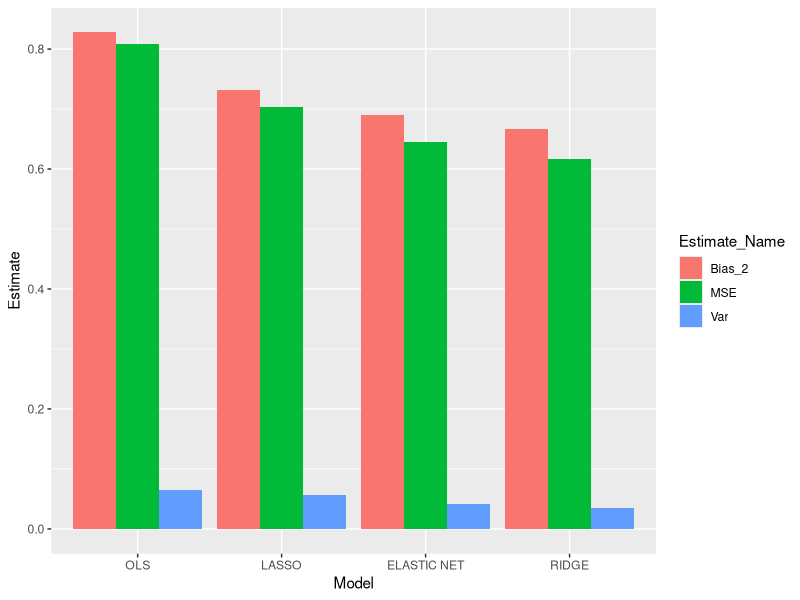
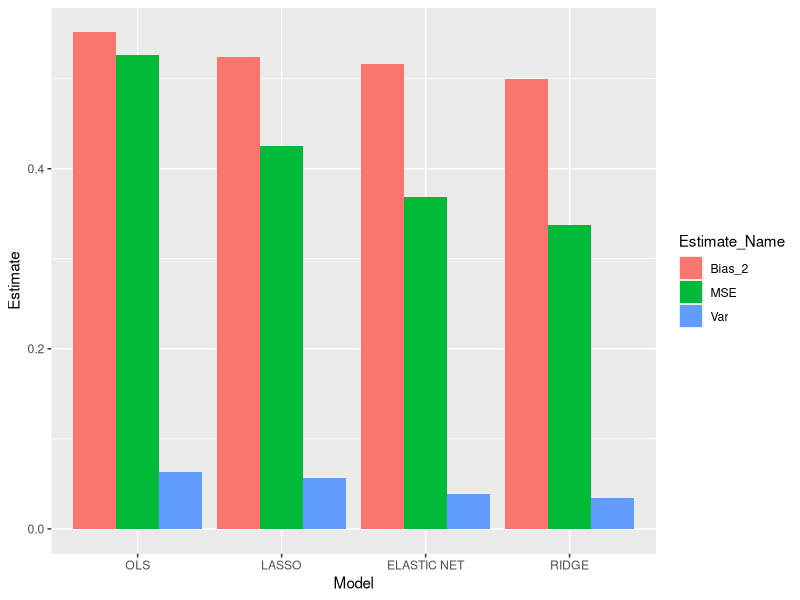
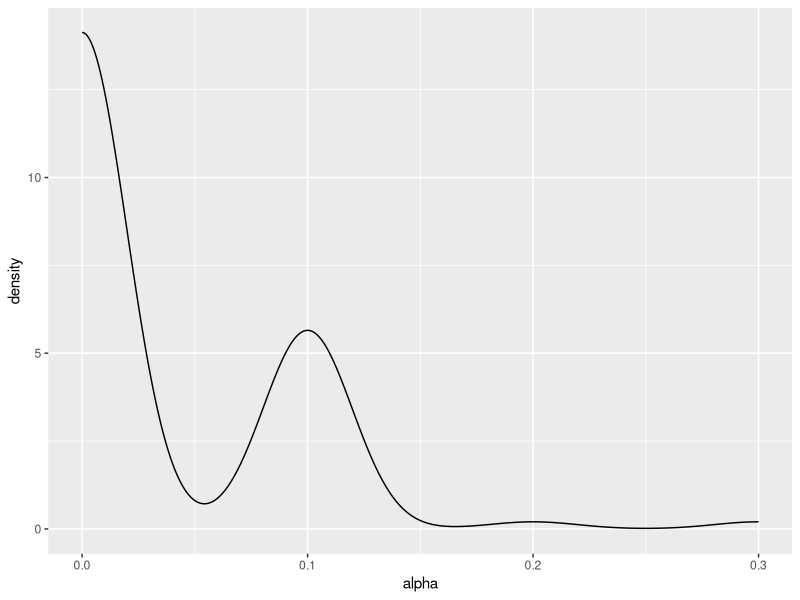
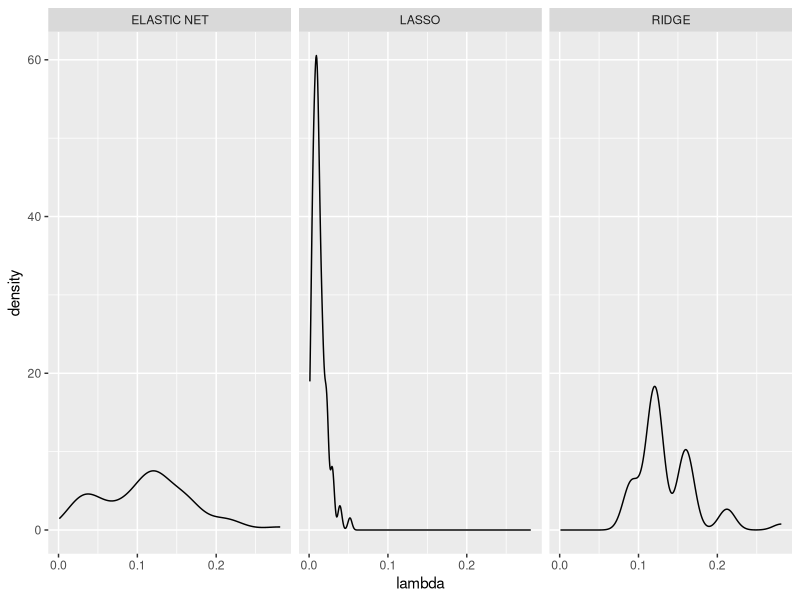

Recreate these plots in R, in order.
## ---- chunk 1
library(dplyr)
library(tibble)
library(MASS) 
library(Metrics)
library(tidyr)
library(caret)
library(readr)
## ---- chunk 2
simulation_all<-read_csv("simulation_all.csv")
## ---- chunk 3
bias<-simulation_all%>%
  mutate(Coefficient_Means = rowMeans(.[4:103]))%>%
  mutate(Bias = Coefficient_Means - betas)%>%
  dplyr::select(c(Model, Coefficient, Bias, Coefficient_Means, betas))

simulation_all_long<-
  gather(simulation_all, Simulation, Estimate, simulation_1:simulation_100)

MSE<-simulation_all_long%>%
  mutate(diff = (Estimate - betas)^2)%>%
  group_by(Model, Coefficient)%>%
  summarize(MSE = mean(diff))

var<-simulation_all_long%>%
  group_by(Model, Coefficient)%>%
  mutate(mean_Estimate = mean(Estimate))%>%
  mutate(diff = (Estimate - mean(Estimate))^2)%>%
  group_by(Model, Coefficient)%>%
  summarize(Var = mean(diff))

results<-bias%>%
  left_join(MSE)%>%
  left_join(var)


results_df<-results%>%
  dplyr::select(Model, Coefficient, betas, Coefficient_Means, Bias, Var, MSE)%>%
  mutate(Bias_2_plus_Var = Var + Bias^2)

colnames(results_df)<-c("Model", "Coefficient #","True Coefficient Values", "Estimation Mean", "Bias","Var", "MSE", "Calculated MSE")

results_df%>%
  filter(`Coefficient #` ==4)
## ---- chunk 4
#lets look at coefficient 1 and how the bias, variance and MSE have changed
median_results<-results%>%
  mutate(Bias_2 = Bias^2)%>%
  dplyr::select(c(Bias_2, Var, MSE, Model))%>%
  group_by(Model)%>%
  summarize_if(is.numeric, median, na.rm=TRUE)

average_results<-results%>%
  mutate(Bias_2 = Bias^2)%>%
  dplyr::select(c(Bias_2, Var, MSE, Model))%>%
  group_by(Model)%>%
  summarize_if(is.numeric, mean, na.rm=TRUE)

## ---- chunk 5
average_results
## ---- chunk 6
Models<- c("OLS","LASSO","ELASTIC NET","RIDGE")

average_results%>%
  gather(Estimate_Name, Estimate, Bias_2:MSE)%>%
  ggplot(aes(x = Model, y = Estimate , fill = Estimate_Name))+
  geom_bar(stat  = "identity", position = position_dodge())+
  scale_x_discrete(limits = Models)
## ---- chunk 7
median_results
## ---- chunk 8
median_results%>%
  gather(Estimate_Name, Estimate, Bias_2:MSE)%>%
  ggplot(aes(x = Model, y = Estimate , fill = Estimate_Name))+
  geom_bar(stat  = "identity", position = position_dodge())+
  scale_x_discrete(limits = Models)
## ---- chunk 9
tuning_all<-read_csv("tuning_all.csv")
## ---- chunk 10
tuning_all%>%
  group_by(Model)%>%
  summarise(mean_lambda = mean(lambda),
            mean_alpha = mean(alpha))
## ---- chunk 11
tuning_all%>%
  filter(Model == "ELASTIC NET")%>%
  ggplot()+
  geom_density(aes(x = alpha))
## ---- chunk 12
tuning_all%>%
  ggplot()+
  geom_density(aes(x = lambda))+
  facet_grid(~Model)
